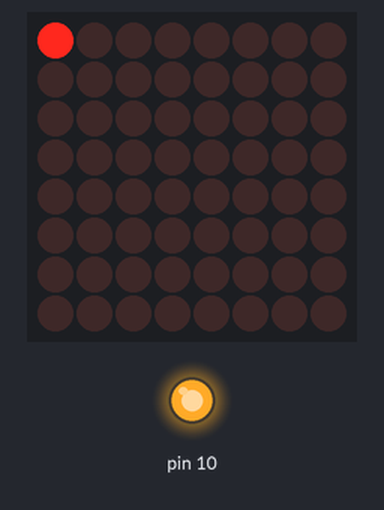
Simulated run of this sketch. Board: Arduino Uno, built with avr-gcc and run on an emulated ATmega328P. On the bench: 8×8 LED matrix, output pins drawn as LEDs (lit = HIGH). Wiring (inferred from the names in the program): MAX7219 LED driver (orientation assumed): CS pin 7. Pins used as bus, display or sensor lines are not drawn.

Above: at 0.2 s.
At 1.8 s:
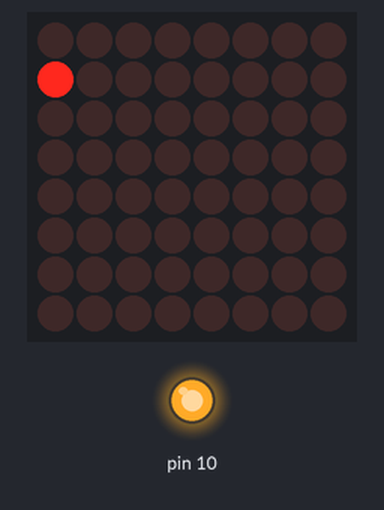
At 3.6 s:
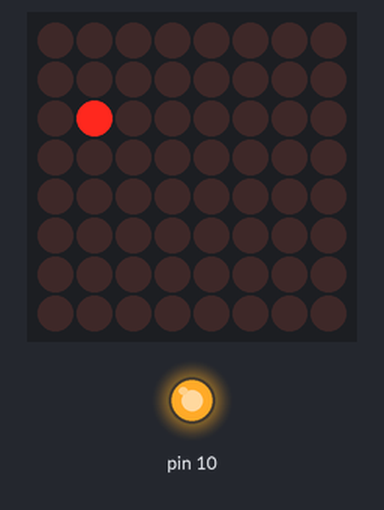
At 7.0 s:
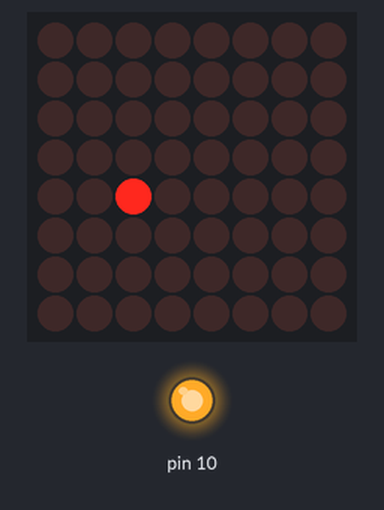
At 10.4 s:
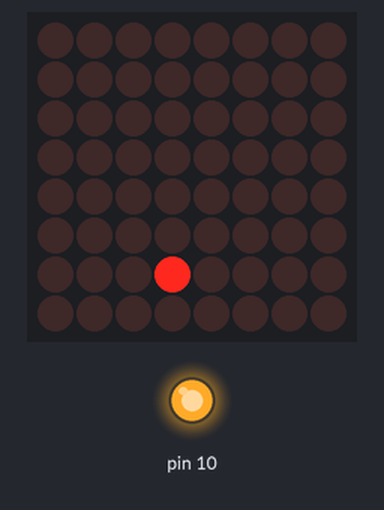
At 13.8 s:
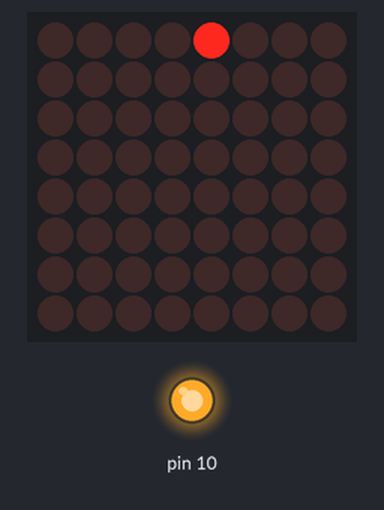

The sketch:

dot-matrix-pattern-1.ino
```cpp
/* Display animation with with dot matrix module where:
 * - Display starts blank
 * - One dot runs through all 64 led's
 */

#include <SPI.h>

const int chipSelectPin = 7;

class DotMatrix {
  public:
    DotMatrix() {
    }

    void lightOn(byte row, int column) {
      if (row > 8 && column > 8) return;

      auto col = 0x80 >> (column - 1);

      write(row, static_cast<uint8_t>(col));
    }

    void clearDisplay() {
      for (uint8_t row = 0x01; row <= 0x08; row++) {
        write(row, 0x00);
      }
    }

    void setup() {
      SPI.begin();

      pinMode(chipSelectPin, OUTPUT);

      delay(100);

      write(0x0C, 0x01); // Shutdown register, Normal operation
      write(0x0F, 0x00); // Display test register, Normal display
      write(0x0B, 0x07); // Scan limit register, Display digits 0, ..., 7
      write(0x09, 0x00); // Decode mode register, No decode for digits 7 - 0
    }

  private:
    void write(uint8_t reg, uint8_t data) {
      digitalWrite(chipSelectPin, LOW);

      SPI.transfer(reg);
      SPI.transfer(data);

      digitalWrite(chipSelectPin, HIGH);
    }
};

DotMatrix dotMatrix;

void setup() {
  dotMatrix.setup();
  dotMatrix.clearDisplay();
}

void loop() {
  for (byte row = 1; row <= 8; row++) {
    for (byte column = 1; column <= 8; column++) {
      dotMatrix.lightOn(row, column);
      delay(200);
    }
    dotMatrix.clearDisplay();
  }
}
```

Measured:
- by itself, everything shown: repeats every 12.8 s, in 64 steps
